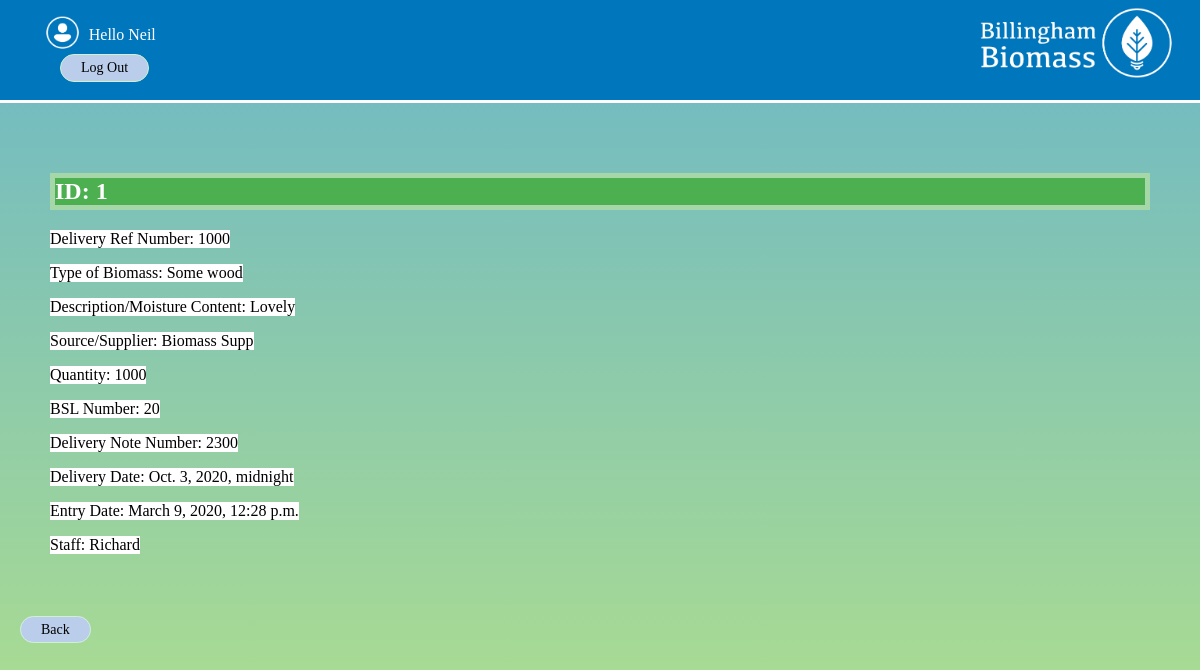
Screenshot of /fueldelivery/1/ (signed in) with the database file from the repository.
### fueldelivery/models.py (models this page shows, shortened)
class FuelLogDeliveryMod(models.Model):
    delivery_ref_number = models.CharField(max_length=50)
    type_of_biomass = models.CharField(max_length=50)
    description_moisture_content = models.CharField(max_length=50)
    source_supplier = models.CharField(max_length=50)
    quantity = models.CharField(max_length=50)
    BSL_Number = models.IntegerField()
    delivery_note_number = models.IntegerField()
    delivery_date = models.DateTimeField()
    entry_date = models.DateTimeField(auto_now_add = True)
    entry_day = models.DateField(auto_now_add = True)
    staff = models.ForeignKey(User,on_delete=models.CASCADE)

### fueldelivery/views.py (the view)
# urls.py: path('<id>/',views.FuelDeliveryRecords, name='idRecord'),
@login_required(login_url="/accounts/login/")
def FuelDeliveryRecords(request,id):
    id = FuelLogDeliveryMod.objects.get(id=id)
    return render(request,'fueldelivery/idrecord.html',{'id':id})

### fueldelivery/templates/fueldelivery/idrecord.html
{% extends 'base_layout.html' %}
{% block content %}
<div class="record-view">
  <h2>ID: {{id.id}}</h2>
  <p>Delivery Ref Number: {{id.delivery_ref_number}}</p>
  <p>Type of Biomass: {{id.type_of_biomass}}</p>
  <p>Description/Moisture Content: {{id.description_moisture_content}}</p>
  <p>Source/Supplier: {{id.source_supplier}}</p>
  <p>Quantity: {{id.quantity}}</p>
  <p>BSL Number: {{id.BSL_Number}}</p>
  <p>Delivery Note Number: {{id.delivery_note_number}}</p>
  <p>Delivery Date: {{id.delivery_date}}</p>
  <p>Entry Date: {{id.entry_date}}</p>
  <p>Staff: {{id.staff}}</p>
</div>
<div>
<a class="back-button" href="{% url 'fuelrecords:viewfuelrecord'%}">Back</a>
</div>
{% endblock %}

### templates/base_layout.html (shortened to what this page needs)
{% load static from staticfiles %}
<!DOCTYPE html>
<html lang="en" dir="ltr">
  <head>
    <link rel="stylesheet" href="{% static 'styles.css'%}">
  </head>
  <body>
    <div class="head">
      <a href="{% url 'home' %}" ><img src="{% static 'Biomass.png' %}" class="logo" alt="Biomass-Logo" ></img></a>
    <nav class="navigation">
      <ul>
        {% if user.is_authenticated %}
        <li>
          <form class="logout-link" action="{% url 'accounts:logout' %}" method="post">
            <img class="loginimages" src="{%static 'User.png'%}" alt="user-img">
            Hello {{user}} <button type="submit"> Log Out </button>
          </form>
        </li>
        {% endif %}
      </ul>
    </nav>
</div>
    <div class="wrapper">
      {% block content %}
      {% endblock %}
    </div>
  </body>
</html>

### assets/styles.css (style rules this page uses)
* { font-family:"Kefa"; }
html { -webkit-tap-highlight-color:transparent; }
.head { background:rgb(0,118,188); height:100px; margin-top:-1em; border-bottom:3px solid white; }
.loginimages { height:2.5em; transform:translateY(30%); }
.record-view { display:block; padding:50px; }
.record-view h2 { background-color: #4CAF50; border: solid 5px rgba(255,255,255,0.5); color:white; }
.record-view p { display:table; background-color:white; }
@media only screen and (min-width: 751px) { .logo { position:block; z-index:2; float:right; top:0.5em; width:250px; height:auto; } }
@media only screen and (min-width: 751px) { .navigation li { position:block; z-index:1; float:left; list-style-type:none; bottom:3em; padding:0 2em 0 0; color:white; font-size:16px; } }
.navigation li button { border-radius:40px; color:white; padding: 5px 20px; text-align: center; text-decoration: none; display: block; font-size: 14px; margin: 10px 20px; transition-duration: 0.4s; cursor: pointer; }
.navigation li button { background-color:#bacdea; color: black; border: 1px solid #cff1d1; }
.back-button { border-radius:40px; color:white; padding: 5px 20px; text-decoration: none; font-size: 14px; margin: 10px 20px; transition-duration: 0.4s; cursor: pointer; }
.back-button { background-color:#bacdea; color: black; border: 1px solid #cff1d1; }
body { background:rgba(200,255,200,0.7) }
html { height: 100%; }
body { background-image: linear-gradient(rgba(0, 111, 183, 0.5), rgba(142, 195, 60, 0.5)); height: 100%; margin: 0; background-repeat: no-repeat; background-attachment: fixed; }

### rows the page displays
FuelLogDeliveryMod: id "1", delivery_ref_number "1000", type_of_biomass "Some wood", description_moisture_content "Lovely", source_supplier "Biomass Supp", quantity "1000", BSL_Number "20", delivery_note_number "2300", delivery_date "Oct. 3, 2020, midnight", entry_date "March 9, 2020, 12:28 p.m.", staff "Richard"

### other values shown
{{ user }} "Neil"
